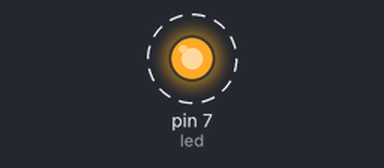
A sketch run on a simulated Arduino Uno, built with avr-gcc and run on an emulated ATmega328P. Shown: output pins drawn as LEDs (lit = HIGH). Dashed ring = blinking.

Above: at 0.05 s.
Timing chart, 0 to 3.0 s (numbered marks = the images above):
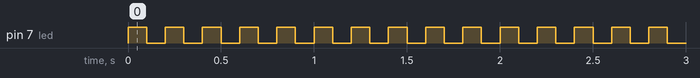

The sketch:

led.ino
```cpp
/*
Topic: Arduino Led Kullanımı
Author: Furkan Doğan (https://www.youtube.com/channel/UC64VitGjKnw-PFYZjdWSNoQ)
Date: 23.07.2021 23:15
*/

#define led 7 // Ledi bağladığımız dijital pin

void setup() {
  // put your setup code here, to run once:
  pinMode(led, OUTPUT); // Ledimizi çıkış olarak ayarlıyoruz.

}

void loop() {
  // put your main code here, to run repeatedly:
  digitalWrite(led, HIGH); // Ledi yak
  delay(100); // bekle
  digitalWrite(led, LOW); // Ledi söndür
  delay(100); // bekle

  // Kodlar loop içinde olduğundan dolayı sürekli tekrarlanacaktır.

}
```

Measured:
- by itself, pin 7 (led): alternates HIGH for 0.10 s and LOW for 0.10 s
